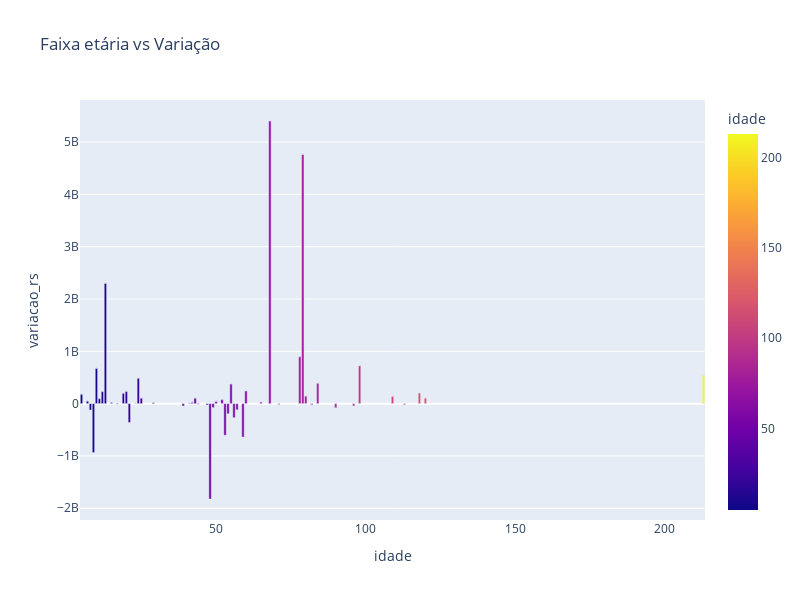

Here is the notebook cell this chart was saved with:
### Code cell
fig3 = px.bar(df_analise_cat_idade, x='idade', y='variacao_rs', text='variacao_rs', title='Faixa etária vs Variação', color='idade',height=600, width=800)
fig3.update_traces(texttemplate="R$ %{text:,.2f}")
fig3.show()
